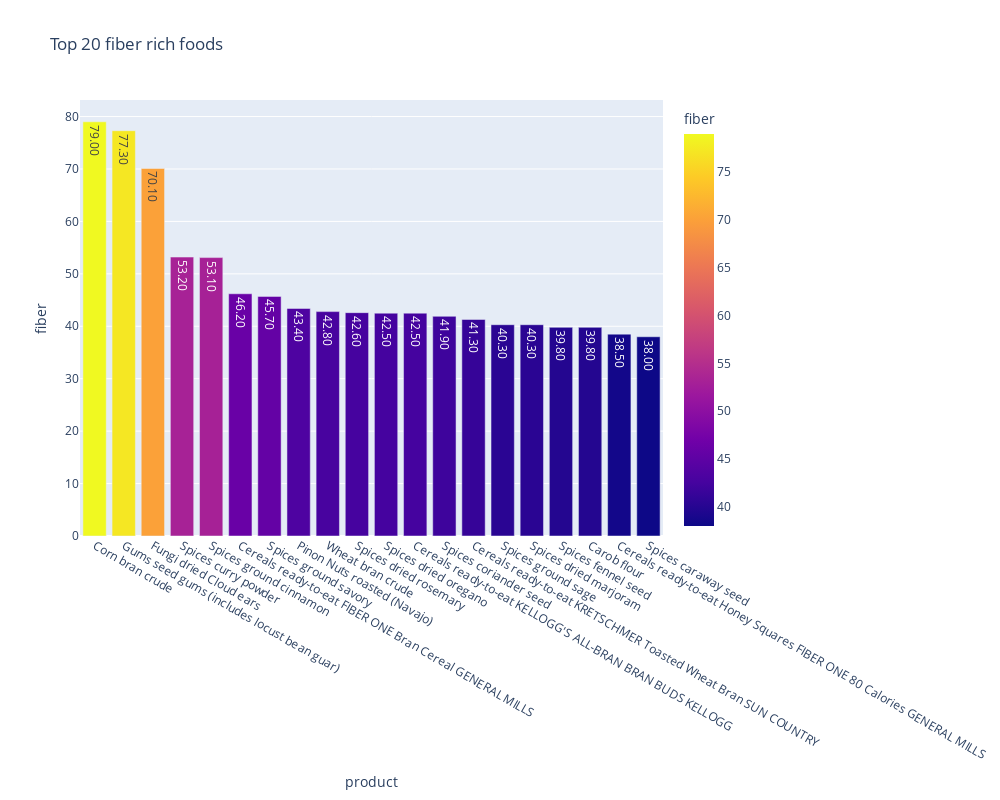

This figure's notebook cell:
### Markdown cell above
# Food with highest Fiber in Overall

### Code cell
fiber_rich= nutrients.sort_values(by='fiber', ascending= False)
top_20 = fiber_rich.head(20)
fig = px.bar(top_20, x='product', y='fiber', color='fiber', title='Top 20 fiber rich foods', width=1000, height=800, text = 'fiber', text_auto = '.2f')
fig.show()

### Figure 1 — Plotly figure (JSON) as saved in the notebook; plotly's stock layout.template omitted (floating-point values rounded to 4 significant figures)
{"data": [{"hovertemplate": "product=%{x}<br>fiber=%{marker.color}<extra></extra>", "legendgroup": "", "marker": {"color": [79.0, 77.3, 70.1, 53.2, 53.1, 46.2, 45.7, 43.4, 42.8, 42.6, 42.5, 42.5, 41.9, 41.3, 40.3, 40.3, 39.8, 39.8, 38.5, 38.0], "coloraxis": "coloraxis", "pattern": {"shape": ""}}, "name": "", "orientation": "v", "showlegend": false, "text": [79.0, 77.3, 70.1, 53.2, 53.1, 46.2, 45.7, 43.4, 42.8, 42.6, 42.5, 42.5, 41.9, 41.3, 40.3, 40.3, 39.8, 39.8, 38.5, 38.0], "textposition": "auto", "texttemplate": "%{y:.2f}", "type": "bar", "x": ["Corn bran crude", "Gums seed gums (includes locust bean guar)", "Fungi dried Cloud ears", "Spices curry powder", "Spices ground cinnamon", "Cereals ready-to-eat FIBER ONE Bran Cereal GENERAL MILLS", "Spices ground savory", "Pinon Nuts roasted (Navajo)", "Wheat bran crude", "Spices dried rosemary", "Spices dried oregano", "Cereals ready-to-eat KELLOGG'S ALL-BRAN BRAN BUDS KELLOGG", "Spices coriander seed", "Cereals ready-to-eat KRETSCHMER Toasted Wheat Bran SUN COUNTRY", "Spices ground sage", "Spices dried marjoram", "Spices fennel seed", "Carob flour", "Cereals ready-to-eat Honey Squares FIBER ONE 80 Calories GENERAL MILLS", "Spices caraway seed"], "xaxis": "x", "y": [79.0, 77.3, 70.1, 53.2, 53.1, 46.2, 45.7, 43.4, 42.8, 42.6, 42.5, 42.5, 41.9, 41.3, 40.3, 40.3, 39.8, 39.8, 38.5, 38.0], "yaxis": "y"}], "layout": {"barmode": "relative", "coloraxis": {"colorbar": {"title": {"text": "fiber"}}, "colorscale": [[0, "#0d0887"], [0.1111, "#46039f"], [0.2222, "#7201a8"], [0.3333, "#9c179e"], [0.4444, "#bd3786"], [0.5556, "#d8576b"], [0.6667, "#ed7953"], [0.7778, "#fb9f3a"], [0.8889, "#fdca26"], [1, "#f0f921"]]}, "height": 800, "legend": {"tracegroupgap": 0}, "title": {"text": "Top 20 fiber rich foods"}, "width": 1000, "xaxis": {"anchor": "y", "domain": [0, 1], "title": {"text": "product"}}, "yaxis": {"anchor": "x", "domain": [0, 1], "title": {"text": "fiber"}}}}
